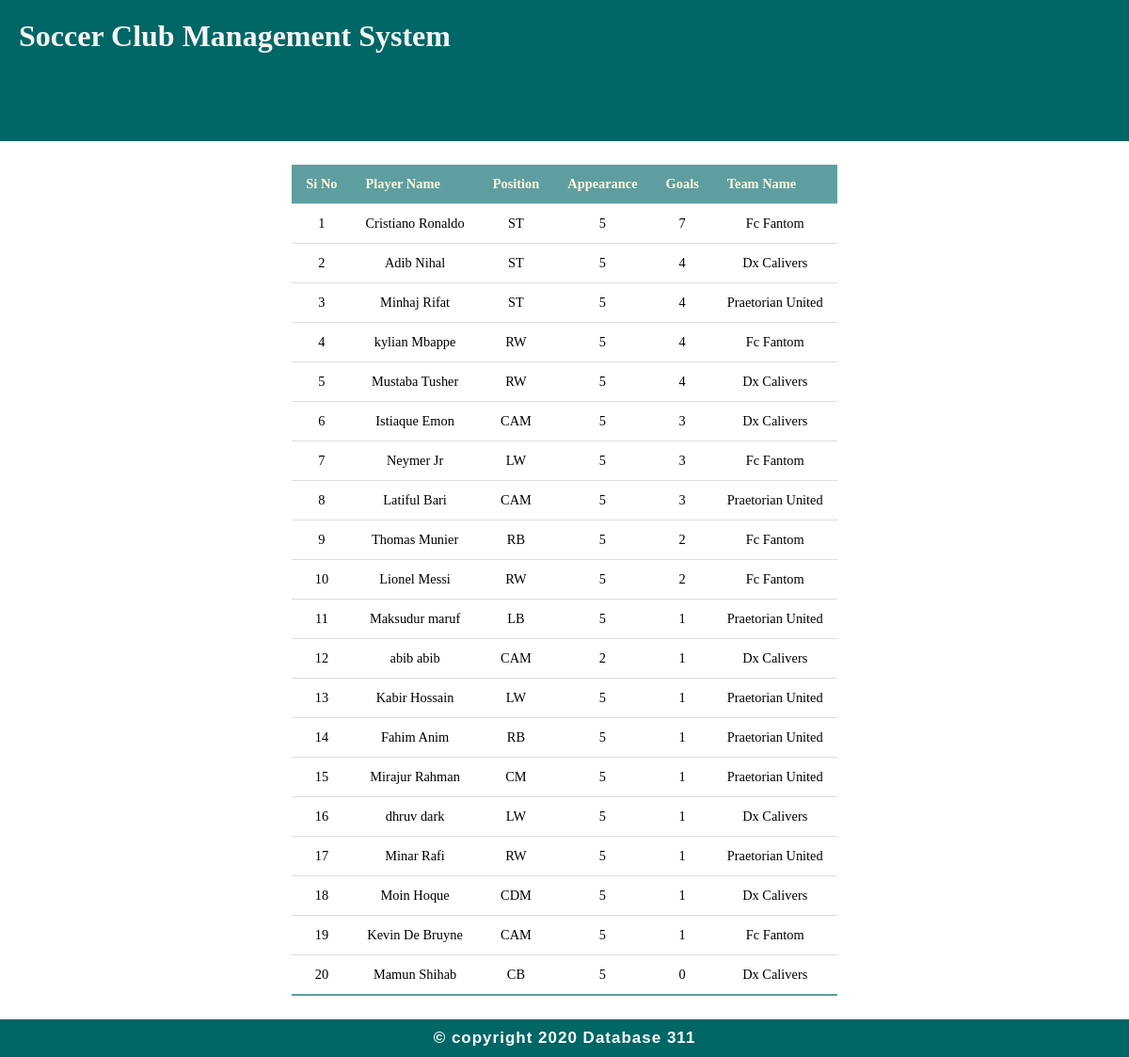
Page /Goals.php on the committed database.
### tables this page shows
CREATE TABLE `player` (
  `Id` int(11) NOT NULL,
  `username` varchar(255) NOT NULL,
  `email` varchar(200) NOT NULL,
  `password` varchar(255) NOT NULL,
  `f_name` varchar(200) NOT NULL,
  `l_name` varchar(255) NOT NULL,
  `date_of_birth` date NOT NULL,
  `contact` int(11) NOT NULL,
  `position` varchar(255) NOT NULL,
  `strong_foot` varchar(255) NOT NULL,
  `hired_date` timestamp NOT NULL DEFAULT current_timestamp() ON UPDATE current_timestamp(),
  `contract` int(11) NOT NULL,
  `agent_id` varchar(255) NOT NULL,
  `Team_id` int(11) NOT NULL,
  `appearance` int(11) NOT NULL,
  `goals` int(11) NOT NULL,
  `assist` int(11) NOT NULL,
  `clean_sheet` int(11) NOT NULL,
  `yellow_card` int(11) NOT NULL,
  `red_card` int(11) NOT NULL,
  `Main_Team` varchar(255) NOT NULL
);

CREATE TABLE `team` (
  `Team_Id` int(11) NOT NULL,
  `Team_Name` varchar(255) NOT NULL,
  `title` varchar(255) NOT NULL,
  `stadium` varchar(255) NOT NULL,
  `Team_Value` varchar(255) NOT NULL,
  `manager_username` varchar(255) NOT NULL
);

### Goals.php (the view, shortened to what this page needs)
 	<?php include("stats.php");?>
 	<!DOCTYPE html>
 	<html>
 	<head>
 	</head>
 	<body>
 	<center>
 	<table class="pd_table">
 		<tr>
 		<th>Si No</th>
 		<th>Player Name</th>
 		<th>Position</th>
 		<th>Appearance</th>
 		<th>Goals</th>
 		<th>Team Name</th>
 		</tr>
 	<?php $sql="SELECT player.f_name,player.l_name,player.position,player.appearance,player.goals,team.Team_Name FROM player,team WHERE player.Team_id=team.Team_Id ORDER BY player.goals DESC Limit 20;";
 	$run=mysqli_query($link,$sql);
 	if($run==true){
 			$a=1;
      	while ($row=mysqli_fetch_array($run)) {?>
      	<tr align="center">
      		<td><?php echo $a;$a++;?></td>
      		<td><?php echo $row["f_name"]," ".$row["l_name"];?></td>
      		<td><?php echo $row["position"];?></td>
      		<td><?php echo $row["appearance"];?></td>
      		<td><?php echo $row["goals"];?></td>
      		<td><?php echo $row["Team_Name"];?></td>
      	</tr>
   <?php } }?>
   </table>
</center>
 <?php include("footer.php");?>
</body>
</html>

### stats.php (shortened to what this page needs)
 <!DOCTYPE html>
<html>
<head>
	<link rel="stylesheet" href="test.css">
</head>
<body>
	<div id = "wrapper">
<div id = "header">
     	<h1>Soccer Club Management System</h1>
     	</div>

### footer.php
<div id="footer">
&copy; copyright  2020 Database 311
</div>
</body>
</html>

### test.css (style rules this page uses)
* { margin: 0; padding: 0; box-sizing: border-box; }
div#header { background: #006666; height: 150px; width: 100%; }
div#header h1 { color:whitesmoke; padding: 20px; }
.pd_table { border-collapse: collapse; margin: 25px 0; font-size: 0.9em; min-width: 400px; top: 0; }
.pd_table th { background-color: cadetblue; color: cornsilk; text-align: left; font-weight: bold; }
.pd_table th, .pd_table td { padding: 12px 15px; }
.pd_table tr { border-bottom: 1px solid #dddddd; }
.pd_table tbody tr:nth-of-type(even) { background-color: #ffffff; }
.pd_table tbody tr:last-of-type { border-bottom: 2px solid cadetblue ; }
div#footer { padding: 10px; font-size: 17px; font-weight: bold; text-align: center; background: #006666; color: white; font-family: Arial; letter-spacing: 1px; clear: both; }

### rows in the picture
player: f_name "Cristiano", l_name "Ronaldo", position "ST", appearance "5", goals "7", Team.Team_Name "Fc Fantom"
player: f_name "Adib", l_name "Nihal", position "ST", appearance "5", goals "4", Team.Team_Name "Dx Calivers"
player: f_name "Minhaj", l_name "Rifat", position "ST", appearance "5", goals "4", Team.Team_Name "Praetorian United"
player: f_name "kylian", l_name "Mbappe", position "RW", appearance "5", goals "4", Team.Team_Name "Fc Fantom"
player: f_name "Mustaba", l_name "Tusher", position "RW", appearance "5", goals "4", Team.Team_Name "Dx Calivers"
player: f_name "Istiaque", l_name "Emon", position "CAM", appearance "5", goals "3", Team.Team_Name "Dx Calivers"
player: f_name "Neymer", l_name "Jr", position "LW", appearance "5", goals "3", Team.Team_Name "Fc Fantom"
player: f_name "Latiful", l_name "Bari", position "CAM", appearance "5", goals "3", Team.Team_Name "Praetorian United"
player: f_name "Thomas", l_name "Munier", position "RB", appearance "5", goals "2", Team.Team_Name "Fc Fantom"
player: f_name "Lionel", l_name "Messi", position "RW", appearance "5", goals "2", Team.Team_Name "Fc Fantom"
player: f_name "Maksudur", l_name "maruf", position "LB", appearance "5", goals "1", Team.Team_Name "Praetorian United"
player: f_name "abib", l_name "abib", position "CAM", appearance "2", goals "1", Team.Team_Name "Dx Calivers"
player: f_name "Kabir", l_name "Hossain", position "LW", appearance "5", goals "1", Team.Team_Name "Praetorian United"
player: f_name "Fahim", l_name "Anim", position "RB", appearance "5", goals "1", Team.Team_Name "Praetorian United"
player: f_name "Mirajur", l_name "Rahman", position "CM", appearance "5", goals "1", Team.Team_Name "Praetorian United"
player: f_name "dhruv", l_name "dark", position "LW", appearance "5", goals "1", Team.Team_Name "Dx Calivers"
player: f_name "Minar", l_name "Rafi", position "RW", appearance "5", goals "1", Team.Team_Name "Praetorian United"
player: f_name "Moin", l_name "Hoque", position "CDM", appearance "5", goals "1", Team.Team_Name "Dx Calivers"
player: f_name "Kevin De", l_name "Bruyne", position "CAM", appearance "5", goals "1", Team.Team_Name "Fc Fantom"
player: f_name "Mamun", l_name "Shihab", position "CB", appearance "5", goals "0", Team.Team_Name "Dx Calivers"
